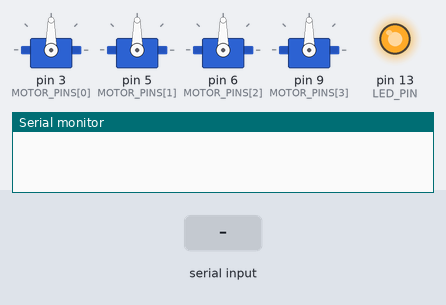
The sketch below on a simulated Arduino Uno, built with avr-gcc and run on an emulated ATmega328P. Shown: 4 × servo, output pins drawn as LEDs (lit = HIGH), the last lines printed to the serial monitor. Inputs (shaded band) come from the test bench.

Above: at 0.1 s.
At 1.7 s:
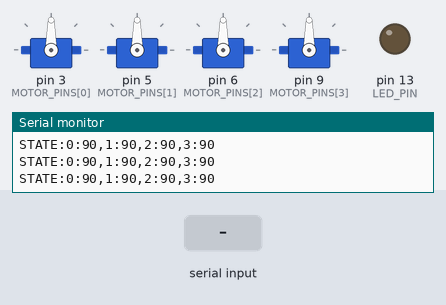
1.8 s: "?\n" received over Serial
3.3 s: "PING\n" received over Serial
4.8 s: "ENABLE \n" received over Serial
Timing chart, 0 to 7.8 s (numbered marks = the images above; inputs shaded):
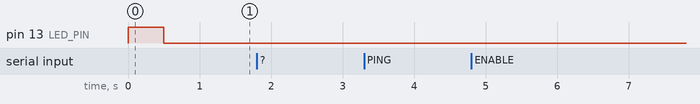

The sketch:

omnisound_arduino.ino
```cpp
/**
 * OMNISOUND Arduino Motor Controller
 * Serial communication protocol
 *
 * Protocol:
 *   M{id} F{frequency} A{amplitude}\n  - Set motor frequency/amplitude
 *   A{id} {angle}\n                    - Set motor angle directly
 *   ?\n                                - Query config
 *   PING\n                             - Ping
 *
 * Response:
 *   OK M{id}\n                         - Acknowledgment
 *   ERROR {message}\n                  - Error
 *   CONFIG:{motor_count},{...}\n       - Config response
 *   STATE:{motor_id}:{angle},...\n     - State broadcast
 */

#include <Servo.h>

// Configuration
#define MOTOR_COUNT 4
#define BAUD_RATE 115200
#define SERIAL_TIMEOUT 1000

// Motor pins (default: PWM capable pins)
const int MOTOR_PINS[MOTOR_COUNT] = {3, 5, 6, 9};

// Servo objects
Servo motors[MOTOR_COUNT];

// Motor state
struct MotorState {
  int id;
  float angle;
  float targetAngle;
  float frequency;
  float amplitude;
  unsigned long lastUpdate;
  bool enabled;
};

MotorState motorState[MOTOR_COUNT];

// Input buffer
char inputBuffer[128];
int bufferIndex = 0;

// Status LED
#define LED_PIN 13

void setup() {
  Serial.begin(BAUD_RATE);
  Serial.setTimeout(SERIAL_TIMEOUT);

  pinMode(LED_PIN, OUTPUT);

  // Initialize motors
  for (int i = 0; i < MOTOR_COUNT; i++) {
    motors[i].attach(MOTOR_PINS[i]);
    motorState[i].id = i;
    motorState[i].angle = 90.0;
    motorState[i].targetAngle = 90.0;
    motorState[i].frequency = 0.0;
    motorState[i].amplitude = 0.0;
    motorState[i].enabled = true;
    motorState[i].lastUpdate = millis();

    // Set initial position
    motors[i].write(90);
  }

  // Signal ready
  digitalWrite(LED_PIN, HIGH);
  delay(500);
  digitalWrite(LED_PIN, LOW);

  Serial.println("OMNISOUND Arduino Ready");
  Serial.print("Motor Count: ");
  Serial.println(MOTOR_COUNT);
}

void loop() {
  // Read serial data
  while (Serial.available()) {
    char c = Serial.read();

    if (c == '\n') {
      inputBuffer[bufferIndex] = '\0';
      processCommand(inputBuffer);
      bufferIndex = 0;
    } else if (bufferIndex < sizeof(inputBuffer) - 1) {
      inputBuffer[bufferIndex++] = c;
    }
  }

  // Update motors
  updateMotors();

  // Broadcast state
  static unsigned long lastBroadcast = 0;
  if (millis() - lastBroadcast > 100) { // 10Hz
    broadcastState();
    lastBroadcast = millis();
  }
}

void processCommand(const char* command) {
  // Skip empty commands
  if (strlen(command) == 0) return;

  // Parse command
  if (command[0] == 'M') {
    // Motor command: M{id} F{freq} A{amp}
    int id = -1;
    float freq = 0.0, amp = 0.0;

    // Parse using sscanf
    if (sscanf(command, "M%d F%f A%f", &id, &freq, &amp) == 3) {
      if (id >= 0 && id < MOTOR_COUNT) {
        motorState[id].frequency = freq;
        motorState[id].amplitude = amp / 100.0; // Convert percentage to 0-1

        // Map to angle
        float angle = 90.0 + (motorState[id].amplitude * 45.0);
        motorState[id].targetAngle = angle;

        Serial.print("OK M");
        Serial.println(id);
      } else {
        Serial.print("ERROR Invalid motor ID: ");
        Serial.println(id);
      }
    } else {
      Serial.println("ERROR Parse error");
    }
  }
  else if (command[0] == 'A') {
    // Angle command: A{id} {angle}
    int id = -1;
    float angle = 0.0;

    if (sscanf(command, "A%d %f", &id, &angle) == 2) {
      if (id >= 0 && id < MOTOR_COUNT) {
        setMotorAngle(id, angle);
        Serial.print("OK A");
        Serial.println(id);
      } else {
        Serial.print("ERROR Invalid motor ID: ");
        Serial.println(id);
      }
    }
  }
  else if (strcmp(command, "?") == 0) {
    // Query config
    Serial.print("CONFIG:");
    Serial.print("M");
    Serial.print(MOTOR_COUNT);
    Serial.println(",END");
  }
  else if (strcmp(command, "PING") == 0) {
    Serial.println("PONG");
  }
  else if (strncmp(command, "ENABLE ", 7) == 0) {
    int id = atoi(command + 7);
    if (id >= 0 && id < MOTOR_COUNT) {
      motorState[id].enabled = true;
      Serial.print("OK ENABLE ");
      Serial.println(id);
    }
  }
  else if (strncmp(command, "DISABLE ", 8) == 0) {
    int id = atoi(command + 8);
    if (id >= 0 && id < MOTOR_COUNT) {
      motorState[id].enabled = false;
      Serial.print("OK DISABLE ");
      Serial.println(id);
    }
  }
  else {
    Serial.print("ERROR Unknown command: ");
    Serial.println(command);
  }
}

void setMotorAngle(int id, float angle) {
  if (id < 0 || id >= MOTOR_COUNT) return;

  // Constrain angle
  angle = constrain(angle, 0, 180);

  motorState[id].angle = angle;
  motorState[id].targetAngle = angle;

  // Apply to servo
  if (motorState[id].enabled) {
    motors[id].write((int)angle);
  }
}

void updateMotors() {
  // Smooth motor movement
  for (int i = 0; i < MOTOR_COUNT; i++) {
    if (!motorState[i].enabled) continue;

    float diff = motorState[i].targetAngle - motorState[i].angle;
    if (abs(diff) > 0.5) {
      motorState[i].angle += diff * 0.3; // Smoothing
      motors[i].write((int)motorState[i].angle);
    }
  }
}

void broadcastState() {
  // Send state update
  Serial.print("STATE:");
  for (int i = 0; i < MOTOR_COUNT; i++) {
    if (i > 0) Serial.print(",");
    Serial.print(i);
    Serial.print(":");
    Serial.print((int)motorState[i].angle);
  }
  Serial.println();
}
```
